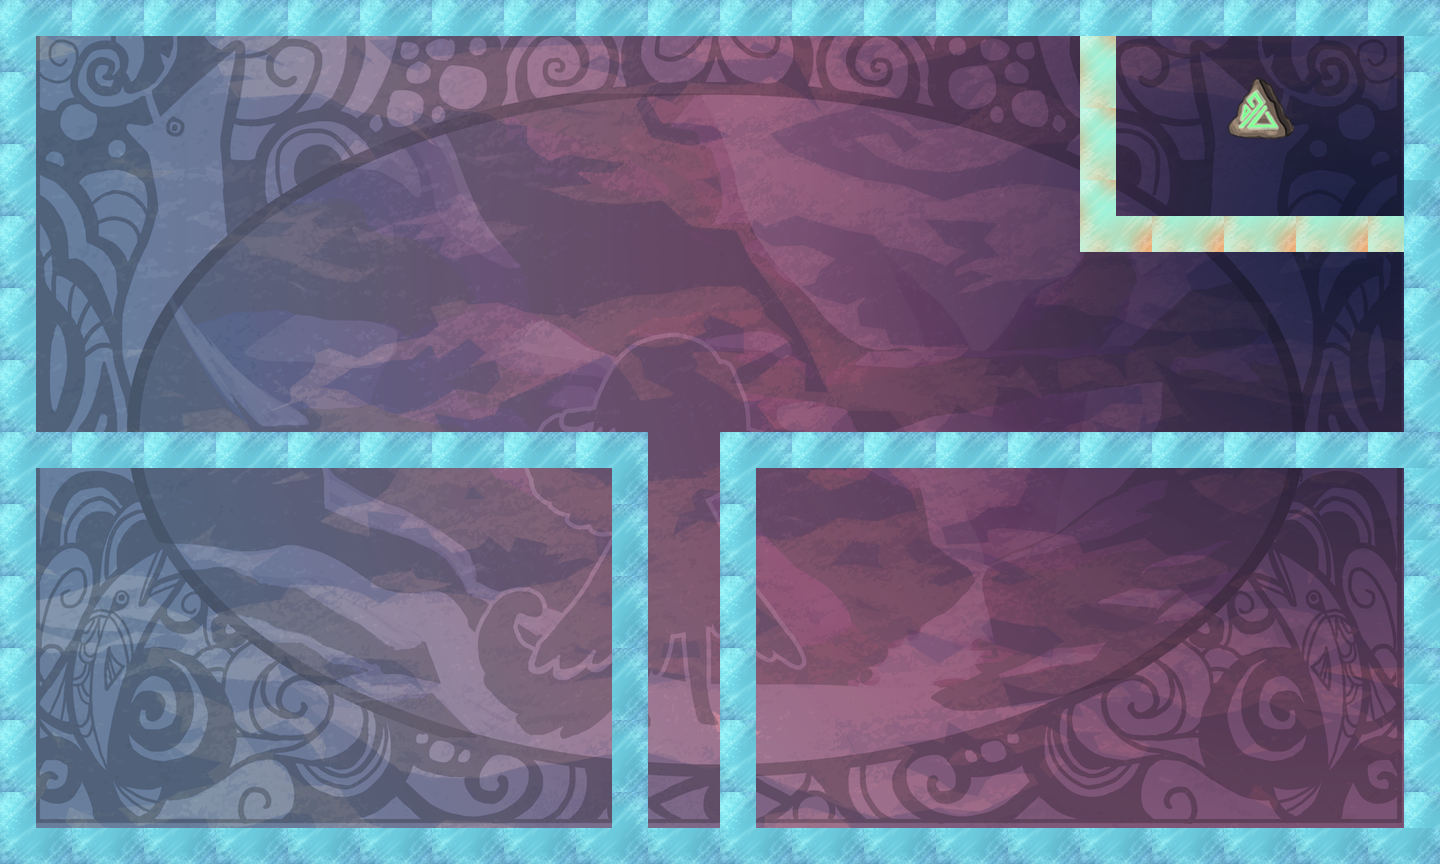

This is a level from a 2D game, rendered from its Tiled map with the project's own tilesets. A one-line summary and the map file follow, with tile-layer data summarised:
An orthogonal 40x24 tile map with 36x36 px tiles, 2 tile layers (bg, tiles), 13 tilesets.

<map version="1.0" orientation="orthogonal" width="40" height="24" tilewidth="36" tileheight="36">
 <properties>
  <property name="itemGoal" value="4" />
  <property name="itemSize" value="1" />
  <property name="moveObj" value="0" />
  <property name="playerLocation" value="!json! {&quot;x&quot;: 20, &quot;y&quot;:12 }" />
  <property name="tutorial" value="false" />
 </properties>
 <tileset firstgid="1" name="bg" tilewidth="1440" tileheight="864">
  <tileoffset x="-720" y="432" />
  <image source="../../../art/bg.png" width="1440" height="864" />
 </tileset>
 <tileset firstgid="2" name="redWall" tilewidth="36" tileheight="36">
  <image source="../../../art/redWall.png" width="72" height="72" />
  <tile id="0">
   <properties>
    <property name="bodyType" value="static" />
    <property name="collType" value="solid" />
    <property name="func" value="redWallCollision" />
    <property name="name" value="redWall" />
    <property name="physics:bounce" value="0" />
    <property name="physics:enabled" value="true" />
   </properties>
  </tile>
  <tile id="1">
   <properties>
    <property name="bodyType" value="static" />
    <property name="collType" value="solid" />
    <property name="func" value="redWallCollision" />
    <property name="name" value="redWall" />
    <property name="physics:bounce" value="0" />
    <property name="physics:enabled" value="true" />
   </properties>
  </tile>
  <tile id="2">
   <properties>
    <property name="bodyType" value="static" />
    <property name="collType" value="solid" />
    <property name="func" value="redWallCollision" />
    <property name="name" value="redWall" />
    <property name="physics:bounce" value="0" />
    <property name="physics:enabled" value="true" />
   </properties>
  </tile>
  <tile id="3">
   <properties>
    <property name="bodyType" value="static" />
    <property name="collType" value="solid" />
    <property name="func" value="redWallCollision" />
    <property name="name" value="redWall" />
    <property name="physics:bounce" value="0" />
    <property name="physics:enabled" value="true" />
   </properties>
  </tile>
 </tileset>
 <tileset firstgid="6" name="aura" tilewidth="72" tileheight="72">
  <image source="../../../art/aura.png" width="72" height="72" />
  <tile id="0">
   <properties>
    <property name="bodyType" value="static" />
    <property name="collType" value="passThru" />
    <property name="func" value="blueAuraCollision" />
    <property name="name" value="blueAura" />
    <property name="physics:bounce" value="0" />
    <property name="physics:enabled" value="true" />
   </properties>
  </tile>
 </tileset>
 <tileset firstgid="7" name="rune" tilewidth="72" tileheight="72">
  <image source="../../../art/rune.png" width="72" height="72" />
  <tile id="0">
   <properties>
    <property name="bodyType" value="static" />
    <property name="collType" value="passThru" />
    <property name="func" value="runeCollision" />
    <property name="name" value="rune" />
    <property name="physics:bounce" value="0" />
    <property name="physics:enabled" value="true" />
   </properties>
  </tile>
 </tileset>
 <tileset firstgid="8" name="key" tilewidth="72" tileheight="72">
  <image source="../../../art/antler.png" width="72" height="72" />
  <tile id="0">
   <properties>
    <property name="bodyType" value="static" />
    <property name="collType" value="passThru" />
    <property name="collectible" value="true" />
    <property name="func" value="keyCollision" />
    <property name="name" value="key" />
    <property name="physics:bounce" value="0" />
    <property name="physics:enabled" value="true" />
   </properties>
  </tile>
 </tileset>
 <tileset firstgid="9" name="blueWall" tilewidth="36" tileheight="36">
  <image source="../../../art/blueWall.png" width="72" height="72" />
  <tile id="0">
   <properties>
    <property name="bodyType" value="static" />
    <property name="collType" value="wall" />
    <property name="func" value="blueWallCollision" />
    <property name="name" value="blueWall" />
    <property name="physics:bounce" value="0" />
    <property name="physics:enabled" value="true" />
   </properties>
  </tile>
  <tile id="1">
   <properties>
    <property name="bodyType" value="static" />
    <property name="collType" value="wall" />
    <property name="func" value="blueWallCollision" />
    <property name="name" value="blueWall" />
    <property name="physics:bounce" value="0" />
    <property name="physics:enabled" value="true" />
   </properties>
  </tile>
  <tile id="2">
   <properties>
    <property name="bodyType" value="static" />
    <property name="collType" value="wall" />
    <property name="func" value="blueWallCollision" />
    <property name="name" value="blueWall" />
    <property name="physics:bounce" value="0" />
    <property name="physics:enabled" value="true" />
   </properties>
  </tile>
  <tile id="3">
   <properties>
    <property name="bodyType" value="static" />
    <property name="collType" value="wall" />
    <property name="func" value="blueWallCollision" />
    <property name="name" value="blueWall" />
    <property name="physics:bounce" value="0" />
    <property name="physics:enabled" value="true" />
   </properties>
  </tile>
 </tileset>
 <tileset firstgid="13" name="greenWall" tilewidth="36" tileheight="36">
  <image source="../../../art/greenWall.png" width="72" height="72" />
  <tile id="0">
   <properties>
    <property name="bodyType" value="static" />
    <property name="collType" value="solid" />
    <property name="func" value="greenWallCollision" />
    <property name="name" value="greenWall" />
    <property name="physics:bounce" value="0" />
    <property name="physics:enabled" value="static" />
   </properties>
  </tile>
  <tile id="1">
   <properties>
    <property name="bodyType" value="static" />
    <property name="collType" value="solid" />
    <property name="func" value="greenWallCollision" />
    <property name="name" value="greenWall" />
    <property name="physics:bounce" value="0" />
    <property name="physics:enabled" value="true" />
   </properties>
  </tile>
  <tile id="2">
   <properties>
    <property name="bodyType" value="static" />
    <property name="collType" value="solid" />
    <property name="func" value="greenWallCollision" />
    <property name="name" value="greenWall" />
    <property name="physics:bounce" value="0" />
    <property name="physics:enabled" value="true" />
   </properties>
  </tile>
  <tile id="3">
   <properties>
    <property name="bodyType" value="static" />
    <property name="collType" value="solid" />
    <property name="func" value="greenWallCollision" />
    <property name="name" value="greenWall" />
    <property name="physics:bounce" value="0" />
    <property name="physics:enabled" value="true" />
   </properties>
  </tile>
 </tileset>
 <tileset firstgid="17" name="lockedDoor" tilewidth="72" tileheight="72">
  <image source="../../../art/lockeddoor.png" width="72" height="72" />
  <tile id="0">
   <properties>
    <property name="bodyType" value="static" />
    <property name="collType" value="solid" />
    <property name="func" value="lockedDoorCollision" />
    <property name="name" value="lockedDoor" />
    <property name="physics:bounce" value="0" />
    <property name="physics:enabled" value="true" />
   </properties>
  </tile>
 </tileset>
 <tileset firstgid="18" name="runeblue" tilewidth="72" tileheight="72">
  <image source="../../../art/runeblue.png" width="72" height="72" />
  <tile id="0">
   <properties>
    <property name="bodyType" value="static" />
    <property name="collType" value="passThru" />
    <property name="func" value="runeCollision" />
    <property name="name" value="blueRune" />
    <property name="physics:bounce" value="0" />
    <property name="physics:enabled" value="true" />
   </properties>
  </tile>
 </tileset>
 <tileset firstgid="19" name="runegreen" tilewidth="72" tileheight="72">
  <image source="../../../art/runegreen.png" width="72" height="72" />
  <tile id="0">
   <properties>
    <property name="bodyType" value="static" />
    <property name="collType" value="passThru" />
    <property name="func" value="runeCollision" />
    <property name="name" value="greenRune" />
    <property name="physics:bounce" value="0" />
    <property name="physics:enabled" value="true" />
   </properties>
  </tile>
 </tileset>
 <tileset firstgid="20" name="runepink" tilewidth="72" tileheight="72">
  <image source="../../../art/runepink.png" width="72" height="72" />
  <tile id="0">
   <properties>
    <property name="bodyType" value="static" />
    <property name="collType" value="passThru" />
    <property name="func" value="runeCollision" />
    <property name="name" value="pinkRune" />
    <property name="physics:bounce" value="0" />
    <property name="physics:enabled" value="true" />
   </properties>
  </tile>
 </tileset>
 <tileset firstgid="21" name="runepurple" tilewidth="72" tileheight="72">
  <image source="../../../art/runepurple.png" width="72" height="72" />
  <tile id="0">
   <properties>
    <property name="bodyType" value="static" />
    <property name="collType" value="passThru" />
    <property name="func" value="runeCollision" />
    <property name="name" value="purpleRune" />
    <property name="physics:bounce" value="0" />
    <property name="physics:enabled" value="true" />
   </properties>
  </tile>
 </tileset>
 <tileset firstgid="22" name="runeyellow" tilewidth="72" tileheight="72">
  <image source="../../../art/runeyellow.png" width="72" height="72" />
  <tile id="0">
   <properties>
    <property name="bodyType" value="static" />
    <property name="collType" value="passThru" />
    <property name="func" value="runeCollision" />
    <property name="name" value="yellowRune" />
    <property name="physics:bounce" value="0" />
    <property name="physics:enabled" value="true" />
   </properties>
  </tile>
 </tileset>
 <layer name="bg" width="40" height="24">
  <data>[960 cells, 1 non-empty, 1 distinct tile ids]</data>
 </layer>
 <layer name="tiles" width="40" height="24">
  <data>[960 cells, 195 non-empty, 8 distinct tile ids]</data>
 </layer>
</map>
